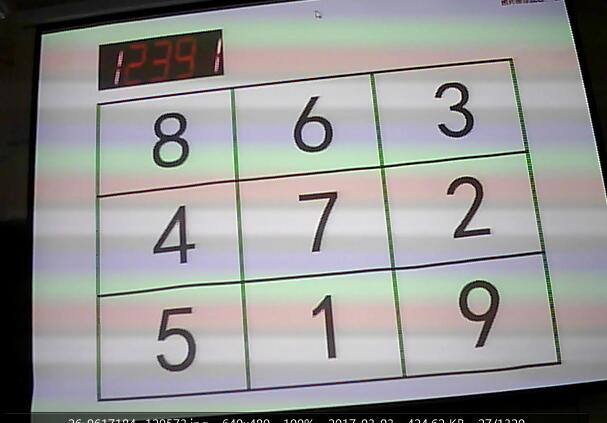
#> input picture WZQ/DigitalImageProcessing/1.jpg, 607 x 423 px
$ python -i PadPassPad_new.py   (imports and definitions only)   (Python 2 division)
#> lines starting #> are read from the running program, lines starting #| are printed output that depends on the picture; after the words box and inside, x2 and y2 are one past the last pixel; in counts of white or black regions, pixels touching at a corner belong together; long printed decimals are rounded
#> further down, picture is the input picture: shape (423, 607, 3); mean B, G, R 148.2, 149.5, 149.4
import cv2
import numpy as np
from sklearn.externals import joblib
from skimage.feature import hog
import datetime
# [1 line not run here, left out]
# [7 lines left out: function recognize, not called in this run]
def resize(rawimg):  # resize img to 28*28
    fx = 640.0 / rawimg.shape[0]
#> fx = 1.51
    fy = 480.0 / rawimg.shape[1]
#> fy = 0.791
    fx = fy = min(fx, fy)
#> fx = 0.791
    img = cv2.resize(rawimg, None, fx=fx, fy=fy, interpolation=cv2.INTER_CUBIC)
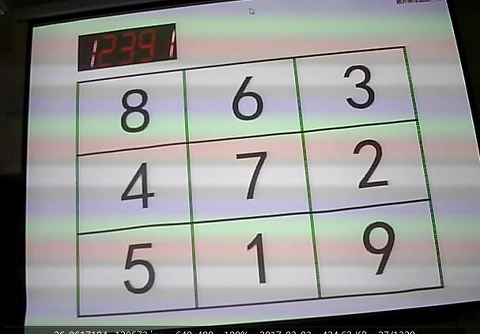
#> img: shape (334, 480, 3); mean B, G, R 148.4, 149.6, 149.6
    return img
green = np.uint8([[[110,140,130 ]]])
hsv_green = cv2.cvtColor(green,cv2.COLOR_BGR2HSV)

count=15

def process(frame):
    global count
    #frame=cv2.imread("/Users/wzq/Downloads/pic_padpass/200.jpg")
    begin = datetime.datetime.now()

    frame=resize(frame)
    frame = cv2.GaussianBlur(frame, (5, 5), 1)
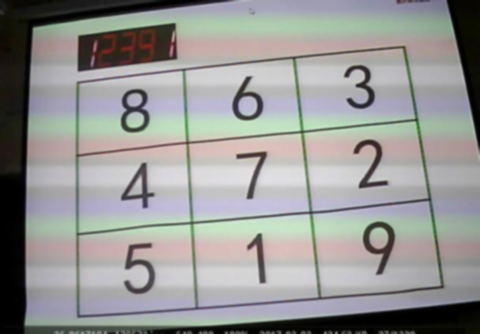
#> frame: shape (334, 480, 3); mean B, G, R 148.4, 149.7, 149.6
    hsv = cv2.cvtColor(frame, cv2.COLOR_BGR2HSV)
#> hsv: shape (334, 480, 3); mean H, S, V 71.3, 31.1, 157
    lower_white = np.array([0, 0, 150])
    upper_white = np.array([255, 255, 255])
    mask = cv2.inRange(hsv, lower_white, upper_white)
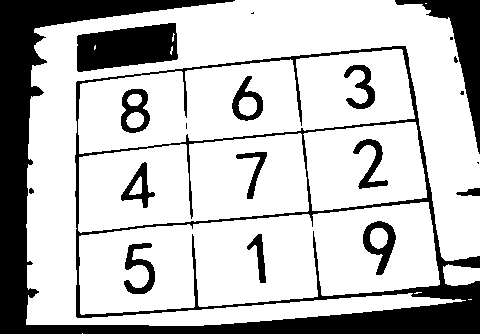
#> mask: shape (334, 480); 75.2% white; 20 black regions (6 under 20 px)

    contours, hierarchy = cv2.findContours(mask.copy(), cv2.RETR_TREE, cv2.CHAIN_APPROX_SIMPLE)
#> contours = 35 contours, 12 with area under 20; largest, box (x1, y1, x2, y2) and area: (26, 0, 480, 326) 48366, (79, 202, 440, 315) 28704, (78, 49, 415, 154) 22868, (78, 133, 309, 233) 17098, (303, 122, 427, 211) 8796

    pos_rect=[]
    for cnt in contours:
        approx = cv2.approxPolyDP(cnt, 0.04 * cv2.arcLength(cnt, True), True)
        if len(approx) == 4 or len(approx)==5 or len(approx)==6:
            x, y, w, h = cv2.boundingRect(cnt)
            #w,h,x,y=int(rect[0][1]),int(rect[0][1]),int(rect[1][0]),int(rect[1][1])
            if  w*h<150 or w*h>380 or h>w:
                continue
            mask_rect = np.zeros((mask.shape[0], mask.shape[1]), np.uint8)
            cv2.rectangle(mask_rect,(x, y), (x + w, y + h),255,-1)
            x1, y1, w1, h1 = cv2.boundingRect(cnt)
            mask_rect_color= mask[y1:y1+h1, x1:x1+w1].mean()
            print w, h, w * h, mask_rect_color
            if(mask_rect_color<200):
                continue
            #cv2.rectangle(frame, (x, y), (x + w, y + h), (0, 0, 255), 2)
            pos_rect.append([x,y,w,h])
#> this loop made 35 passes
#> (x, y, w, h, x1, y1, w1, h1) on passes 19, 20, 22: (126, 112, 18, 16, 126, 112, 18, 16), (127, 94, 15, 12, 127, 94, 15, 12), (238, 97, 19, 19, 238, 97, 19, 19)
#> (approx, x, y, w, h) on passes 4, 13, 14, 31, 33: ([[443, 266], [447, 284], [479, 280], [479, 268]], 443, 264, 37, 22), ([[266, 151], [247, 199], [259, 157], [235, 155]], 235, 151, 33, 49), ([[415, 122], [304, 133], [312, 210], [426, 197]], 303, 122, 124, 89), ([[176, 23], [176, 60], [76, 70], [78, 34]], 76, 22, 103, 51), ([[95, 45], [94, 46], [94, 49], [95, 48]], 94, 45, 2, 5)
#| 18 16 288 196.5625
#| 15 12 180 206.833
#| 19 19 361 204.141
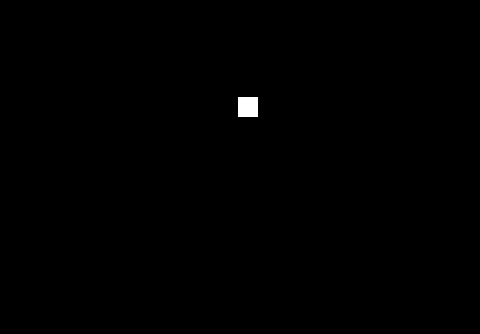
#> mask_rect: shape (334, 480); 0.25% white; 1 white region, box (x1, y1, x2, y2) and area: (238, 97, 258, 117) 400
#> after the loop, pos_rect = [[127, 94, 15, 12], [238, 97, 19, 19]]
    # cv2.imshow("frame", frame)
    # cv2.waitKey(0)
    pos_rect.sort(key=lambda x:(x[0],x[1]))
    pos_rect_left=pos_rect[0:5]
#> pos_rect_left = [[127, 94, 15, 12], [238, 97, 19, 19]]
    pos_rect_left.sort(key=lambda x:(x[1]))
    pos_rect_right=pos_rect[5:10]
#> pos_rect_right = []
    pos_rect_right.sort(key=lambda x:(x[1]))
    result = []

    def slice_first_line():
        arg_line=0
        x=pos_rect_left[arg_line][0]+pos_rect_left[arg_line][2]
#> x = 142
#> (the run stopped early here; a loop or call above may not have finished)
